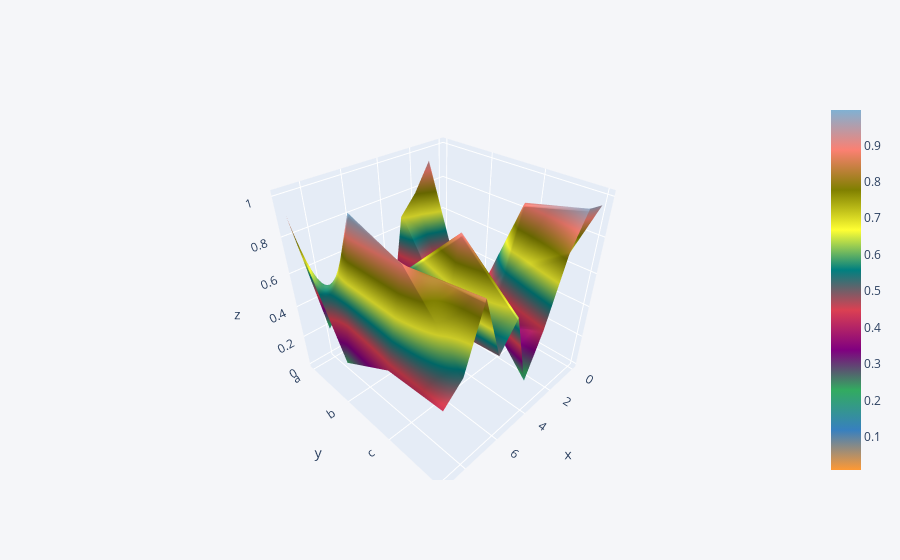

The notebook cell saved with this chart:
### Code cell
df2.iplot(kind='surface')

### Figure 1 — Plotly figure (JSON) as saved in the notebook; plotly's stock layout.template omitted (floating-point values rounded to 4 significant figures)
{"data": [{"colorscale": [[0, "rgb(255, 153, 51)"], [0.1111, "rgb(55, 128, 191)"], [0.2222, "rgb(50, 171, 96)"], [0.3333, "rgb(128, 0, 128)"], [0.4444, "rgb(219, 64, 82)"], [0.5556, "rgb(0, 128, 128)"], [0.6667, "rgb(255, 255, 51)"], [0.7778, "rgb(128, 128, 0)"], [0.8889, "rgb(251, 128, 114)"], [1, "rgb(128, 177, 211)"]], "type": "surface", "x": [0, 1, 2, 3, 4, 5, 6, 7, 8, 9], "y": ["a", "b", "c", "d"], "z": [[0.03976, 0.9373, 0.7805, 0.6727, 0.05383, 0.286, 0.4304, 0.3123, 0.1878, 0.9082], [0.2185, 0.04157, 0.008948, 0.2479, 0.5201, 0.5935, 0.1662, 0.5028, 0.9971, 0.2327], [0.1034, 0.8991, 0.5578, 0.2641, 0.5523, 0.9073, 0.4694, 0.8066, 0.896, 0.4141], [0.9579, 0.9777, 0.7975, 0.4444, 0.19, 0.6379, 0.4977, 0.8505, 0.5304, 0.432]]}], "layout": {"legend": {"bgcolor": "#F5F6F9", "font": {"color": "#4D5663"}}, "paper_bgcolor": "#F5F6F9", "plot_bgcolor": "#F5F6F9", "title": {"font": {"color": "#4D5663"}}, "xaxis": {"gridcolor": "#E1E5ED", "showgrid": true, "tickfont": {"color": "#4D5663"}, "title": {"font": {"color": "#4D5663"}, "text": ""}, "zerolinecolor": "#E1E5ED"}, "yaxis": {"gridcolor": "#E1E5ED", "showgrid": true, "tickfont": {"color": "#4D5663"}, "title": {"font": {"color": "#4D5663"}, "text": ""}, "zerolinecolor": "#E1E5ED"}}}
